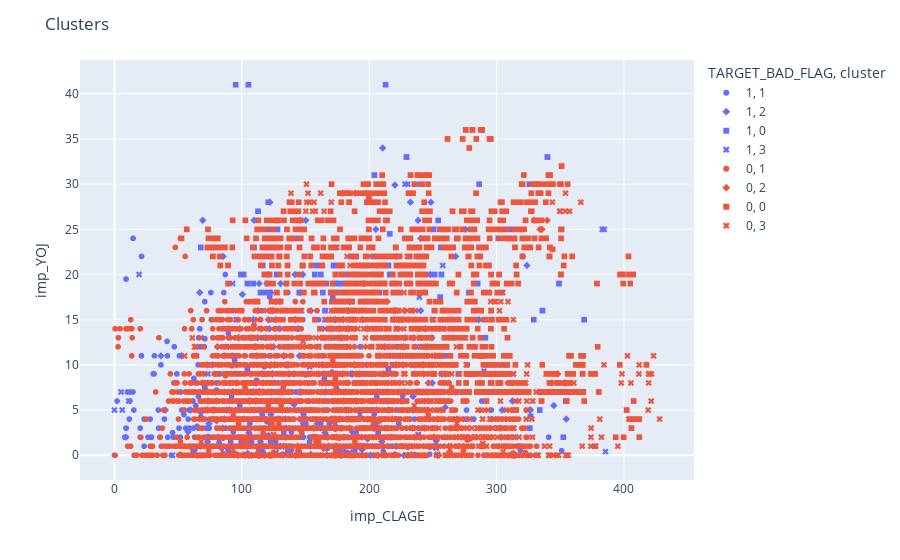

Here is the notebook cell this chart was saved with:
### Markdown cell above
We can try to predict our TARGET_BAD_FLAG target but the visualization below shows that it's messing. Red = No default, Blue = Default. You can see that at almost point we can imagine, we have both defaults and non-defaults. This may be due to the poor choice of variables, a poor choice for number of clusters, or a combination of both. Further testing should be done to see what combination of variables and clusters can get us a clearer view

### Code cell
fig1 = px.scatter(merged_with_cluster, x="imp_CLAGE", y="imp_YOJ", symbol="cluster", color='TARGET_BAD_FLAG')
fig1.update_layout(title="Clusters")
fig1.show()

### Figure 1 — Plotly figure (JSON) as saved in the notebook; plotly's stock layout.template omitted (floating-point values rounded to 4 significant figures; data arrays with more than 128 entries replaced by an {"elided": "..."} marker saying what was removed)
{"data": [{"hovertemplate": "TARGET_BAD_FLAG=1<br>cluster=1<br>imp_CLAGE=%{x}<br>imp_YOJ=%{y}<extra></extra>", "legendgroup": "1, 1", "marker": {"color": "#636efa", "symbol": "circle"}, "mode": "markers", "name": "1, 1", "showlegend": true, "type": "scattergl", "x": {"elided": "628 float values"}, "xaxis": "x", "y": {"elided": "628 float values"}, "yaxis": "y"}, {"hovertemplate": "TARGET_BAD_FLAG=1<br>cluster=2<br>imp_CLAGE=%{x}<br>imp_YOJ=%{y}<extra></extra>", "legendgroup": "1, 2", "marker": {"color": "#636efa", "symbol": "diamond"}, "mode": "markers", "name": "1, 2", "showlegend": true, "type": "scattergl", "x": {"elided": "271 float values"}, "xaxis": "x", "y": {"elided": "271 float values"}, "yaxis": "y"}, {"hovertemplate": "TARGET_BAD_FLAG=1<br>cluster=0<br>imp_CLAGE=%{x}<br>imp_YOJ=%{y}<extra></extra>", "legendgroup": "1, 0", "marker": {"color": "#636efa", "symbol": "square"}, "mode": "markers", "name": "1, 0", "showlegend": true, "type": "scattergl", "x": [173.5, 173.5, 121.7, 117.8, 335.0, 173.5, 173.5, 133.9, 204.1, 128, 224.9, 173.5, 67.8, 183.1, 173.5, 142, 354.2, 158.9, 157.3, 173.5, 108.9, 166.2, 208.0, 122.4, 143.1, 114.7, 179.1, 172.0, 171.4, 325.6, 268.8, 285.1, 173.5, 329.2, 352.4, 215.1, 304.4, 216.1, 169.7, 219.1, 188.3, 232.3, 212.9, 233.2, 162.0, 336.0, 250.6, 167.4, 134.6, 278.3, 342.1, 109.6, 145.1, 219.7, 177.9, 170.0, 122.2, 207.2, 255.7, 118.7, 186.7, 182.6, 173.5, 215.1, 82.44, 183.6, 256.3, 170.8, 190.7, 254.2, 95.2, 134.9, 99.27, 351.0, 174.4, 177.5, 165.3, 112.7, 163.6, 349, 159.1, 220.2, 173.5, 270, 258.7, 123.8, 171.5, 105.2, 166.1, 173.5, 256.7, 301.3, 251.4, 259.3, 272.9, 173.5, 120.7, 216.1, 229.3, 293.2, 203.2, 296.2, 305.4, 144.0, 101.5, 307.4, 104.4, 191.0, 280.3, 284.4, 304.0, 221.1, 291.2, 189.7, 203.0, 127.3, 116.4, 120.1, 368.7, 326.7, 286.3, 222.2, 326.1, 311.4, 333.9, 207.3, 339.9, 134.9], "xaxis": "x", "y": [18, 19, 22, 20, 7, 19, 19, 16, 31, 25, 15, 19, 23, 17, 20, 24, 6, 21, 20, 23, 19, 22, 18, 25, 26, 18, 14, 21, 17.6, 30, 24, 19, 24, 15, 2, 9.5, 10, 20, 18, 10, 14, 23, 41, 10, 20, 16, 25, 12, 13, 18, 7, 23, 18, 10, 18, 14, 18, 18, 17.5, 18, 22, 20, 15, 21, 23, 15, 23, 17, 21, 26, 41, 19, 20, 25, 21, 19, 16, 27, 18, 19, 19, 15, 21, 9, 25, 16, 19, 41, 19, 17, 20, 24, 20, 11, 7, 16, 28, 24.5, 33, 10, 22, 15, 15, 14, 20, 25, 19, 20, 9, 16, 18, 18, 13, 8, 14, 20, 21, 19, 15, 4.3, 30, 12, 3, 25, 5, 7, 33, 12], "yaxis": "y"}, {"hovertemplate": "TARGET_BAD_FLAG=1<br>cluster=3<br>imp_CLAGE=%{x}<br>imp_YOJ=%{y}<extra></extra>", "legendgroup": "1, 3", "marker": {"color": "#636efa", "symbol": "x"}, "mode": "markers", "name": "1, 3", "showlegend": true, "type": "scattergl", "x": {"elided": "159 float values"}, "xaxis": "x", "y": {"elided": "159 float values"}, "yaxis": "y"}, {"hovertemplate": "TARGET_BAD_FLAG=0<br>cluster=1<br>imp_CLAGE=%{x}<br>imp_YOJ=%{y}<extra></extra>", "legendgroup": "0, 1", "marker": {"color": "#EF553B", "symbol": "circle"}, "mode": "markers", "name": "0, 1", "showlegend": true, "type": "scattergl", "x": {"elided": "2568 float values"}, "xaxis": "x", "y": {"elided": "2568 float values"}, "yaxis": "y"}, {"hovertemplate": "TARGET_BAD_FLAG=0<br>cluster=2<br>imp_CLAGE=%{x}<br>imp_YOJ=%{y}<extra></extra>", "legendgroup": "0, 2", "marker": {"color": "#EF553B", "symbol": "diamond"}, "mode": "markers", "name": "0, 2", "showlegend": true, "type": "scattergl", "x": [171.7, 165.5, 160.1, 179.2, 183.6, 111.3, 153.8, 111.2, 173.6, 116.6, 219.1, 106.4, 120.8, 173.5, 214.1, 119.6, 219.7, 245.9, 173.5, 223.1, 127.9, 227.6, 353.0, 242.4, 173.5, 188.9, 105.9, 183.7, 220.8, 170.3, 188.8, 244.2, 184.6, 181.8, 172.8, 173.7, 173.5, 201.4, 173.5, 198.8, 189.7, 144.1, 156.3, 251.6, 157.6, 74.07, 176.9, 189.9, 143.7, 179.1, 185.6, 156.5, 178.0, 180.0, 71.44, 182.2, 348.0, 78.69, 188.5, 263.2, 155.4, 354.5, 254.7, 112.0, 264.3, 113.2, 72.86, 99.52, 343.5, 77.99, 114.0, 104.6, 105.8, 121.8, 123.1, 237.1, 97.15, 113.0, 222.7, 113.7, 113.5, 329.6, 167.4, 166.9, 168.3, 175.0, 179.9, 334.1, 173.6, 245.1, 242.2, 174.5, 187.7, 239.9, 339.7, 335.6, 126.8, 124.2, 93.33, 73.32, 92.58, 104.6, 99.38, 93.06, 112.8, 113.8, 108.9, 115.9, 113.7, 123.4, 109.3, 108.6, 95.72, 113.1, 116.4, 130.5, 128.7, 263.7, 269.3, 250.6, 253.4, 243.5, 250.7], "xaxis": "x", "y": [8, 7, 9, 9, 8, 7, 9, 6, 9, 7, 16, 6, 7, 0.1, 17, 5, 15, 12, 0, 15, 6, 16, 8, 9, 0, 29, 6, 5, 16, 4, 4, 12, 3, 5, 4, 4, 0, 6, 0, 4, 9, 0.2, 3, 11, 2, 6, 4, 6, 1, 29, 4, 3, 3, 6, 5, 4, 9, 5, 10, 0.4, 2, 8, 0, 0.2, 1, 1, 6, 1, 8, 5, 0, 1, 0, 0, 0, 7, 0, 0, 7, 1, 0, 26, 2, 0, 1, 1, 2, 25, 1, 7, 7, 2, 10, 7, 26, 25, 17, 16, 7, 7, 7, 7, 7, 7, 7, 7, 7, 7, 7, 7, 7, 7, 7, 7, 7, 7, 7, 3, 3, 2, 4, 3, 2], "yaxis": "y"}, {"hovertemplate": "TARGET_BAD_FLAG=0<br>cluster=0<br>imp_CLAGE=%{x}<br>imp_YOJ=%{y}<extra></extra>", "legendgroup": "0, 0", "marker": {"color": "#EF553B", "symbol": "square"}, "mode": "markers", "name": "0, 0", "showlegend": true, "type": "scattergl", "x": {"elided": "1164 float values"}, "xaxis": "x", "y": {"elided": "1164 float values"}, "yaxis": "y"}, {"hovertemplate": "TARGET_BAD_FLAG=0<br>cluster=3<br>imp_CLAGE=%{x}<br>imp_YOJ=%{y}<extra></extra>", "legendgroup": "0, 3", "marker": {"color": "#EF553B", "symbol": "x"}, "mode": "markers", "name": "0, 3", "showlegend": true, "type": "scattergl", "x": {"elided": "888 float values"}, "xaxis": "x", "y": {"elided": "888 float values"}, "yaxis": "y"}], "layout": {"legend": {"title": {"text": "TARGET_BAD_FLAG, cluster"}, "tracegroupgap": 0}, "margin": {"t": 60}, "title": {"text": "Clusters"}, "xaxis": {"anchor": "y", "domain": [0, 1], "title": {"text": "imp_CLAGE"}}, "yaxis": {"anchor": "x", "domain": [0, 1], "title": {"text": "imp_YOJ"}}}}
